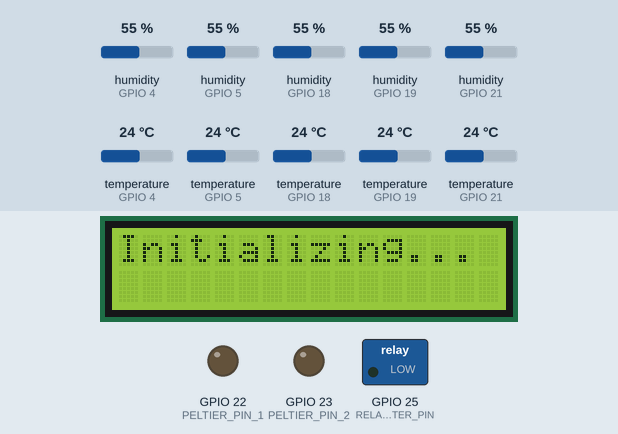
A sketch run on a simulated ESP32. On the bench: 16×2 character LCD, switched loads named in the sketch (green lamp = pin HIGH), output pins drawn as LEDs (lit = HIGH). The inputs (shaded band) are chosen by the test bench; at power-on: humidity (sensors on GPIO 4, GPIO 5, GPIO 18, GPIO 19, GPIO 21) 55 %, temperature (sensors on GPIO 4, GPIO 5, GPIO 18, GPIO 19, GPIO 21) 24 °C. WiFi joins after 1.5 s; servers stay silent unless stated; uploads are accepted with an empty reply; what the sketch prints to the serial monitor is not drawn.

Above: at 0.1 s.
At 1.7 s:
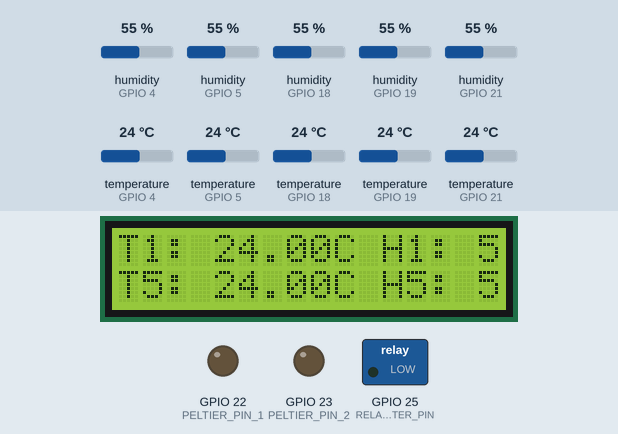

The sketch:

working-code.ino
```cpp
#include <Wire.h>
#include <LiquidCrystal.h>   // Library for 16x2 LCD display
#include <DHT.h>
#include <WiFi.h>
#include <HTTPClient.h>

#define LCD_RS 12
#define LCD_E 11
#define LCD_D4 10
#define LCD_D5 9
#define LCD_D6 8
#define LCD_D7 7

#define NUM_DHT_SENSORS 5
#define DHT_PIN_1 4
#define DHT_PIN_2 5
#define DHT_PIN_3 18
#define DHT_PIN_4 19
#define DHT_PIN_5 21

const int dhtPins[NUM_DHT_SENSORS] = {DHT_PIN_1, DHT_PIN_2, DHT_PIN_3, DHT_PIN_4, DHT_PIN_5};

#define DHT_TYPE DHT11

#define PELTIER_PIN_1 22
#define PELTIER_PIN_2 23
#define RELAY_HEATER_PIN 25

DHT dhtSensors[NUM_DHT_SENSORS] = {
  DHT(dhtPins[0], DHT_TYPE),
  DHT(dhtPins[1], DHT_TYPE),
  DHT(dhtPins[2], DHT_TYPE),
  DHT(dhtPins[3], DHT_TYPE),
  DHT(dhtPins[4], DHT_TYPE)
};

LiquidCrystal lcd(LCD_RS, LCD_E, LCD_D4, LCD_D5, LCD_D6, LCD_D7);

// Wi-Fi credentials
const char* ssid = "your_SSID";
const char* password = "your_PASSWORD";

// Server URL for monitoring
const char* serverUrl = "http://your-server-address/endpoint";

WiFiClient client;

void setup() {
  Serial.begin(115200);

  // Initialize the DHT sensors
  for (int i = 0; i < NUM_DHT_SENSORS; i++) {
    dhtSensors[i] = DHT(dhtPins[i], DHT_TYPE);
    dhtSensors[i].begin();
  }

  // Initialize control pins
  pinMode(PELTIER_PIN_1, OUTPUT);
  pinMode(PELTIER_PIN_2, OUTPUT);
  pinMode(RELAY_HEATER_PIN, OUTPUT);

  // Initialize LCD display
  lcd.begin(16, 2);
  lcd.print("Initializing...");

  // Connect to Wi-Fi
  WiFi.begin(ssid, password);
 while (WiFi.status() != WL_CONNECTED) {
    delay(500);
    Serial.print(".");
  }
  Serial.println("Connected to Wi-Fi");
}

void loop() {
  // Read sensor values
  float temps[NUM_DHT_SENSORS];
  float humidities[NUM_DHT_SENSORS];

  for (int i = 0; i < NUM_DHT_SENSORS; i++) {
    temps[i] = dhtSensors[i].readTemperature();
    humidities[i] = dhtSensors[i].readHumidity();
  }

  // Display values on LCD
  lcd.clear();
  lcd.setCursor(0, 0);
  lcd.print("T1: ");
  lcd.print(temps[0]);
  lcd.print("C H1: ");
  lcd.print(humidities[0]);

  lcd.setCursor(0, 1);
  lcd.print("T2: ");
  lcd.print(temps[1]);
  lcd.print("C H2: ");
  lcd.print(humidities[1]);

  lcd.setCursor(0, 2);
  lcd.print("T3: ");
  lcd.print(temps[2]);
  lcd.print("C H3: ");
  lcd.print(humidities[2]);

  lcd.setCursor(0, 3);
  lcd.print("T4: ");
  lcd.print(temps[3]);
  lcd.print("C H4: ");
  lcd.print(humidities[3]);

  lcd.setCursor(0, 4);
  lcd.print("T5: ");
  lcd.print(temps[4]);
  lcd.print("C H5: ");
  lcd.print(humidities[4]);

  delay(5000); // Display data for 5 seconds

  // Control Peltier elements
  if (temps[0] > 30.0) {
    digitalWrite(PELTIER_PIN_1, HIGH);
  } else {
    digitalWrite(PELTIER_PIN_1, LOW);
  }

  if (temps[1] > 30.0) {
    digitalWrite(PELTIER_PIN_2, HIGH);
  } else {
    digitalWrite(PELTIER_PIN_2, LOW);
  }

  // Control heater relay
  if (humidities[0] < 40.0) {
    digitalWrite(RELAY_HEATER_PIN, HIGH);
  } else {
    digitalWrite(RELAY_HEATER_PIN, LOW);
  }

  // Send data to server
  if (WiFi.status() == WL_CONNECTED) {
    HTTPClient http;
    String url = String(serverUrl) + "?";
    for (int i = 0; i < NUM_DHT_SENSORS; i++) {
      url += "temp" + String(i + 1) + "=" + String(temps[i]) + "&humidity" + String(i + 1) + "=" + String(humidities[i]) + "&";
    }
    url.remove(url.length() - 1); // Remove trailing '&' character

    http.begin(client, url);
    int httpCode = http.GET();
    if (httpCode > 0) {
      String payload = http.getString();
      Serial.println(payload);
    } else {
      Serial.println("Error on HTTP request");
    }
    http.end();
  }

  delay(10000); // Wait for 10 seconds before the next loop iteration
}
```
